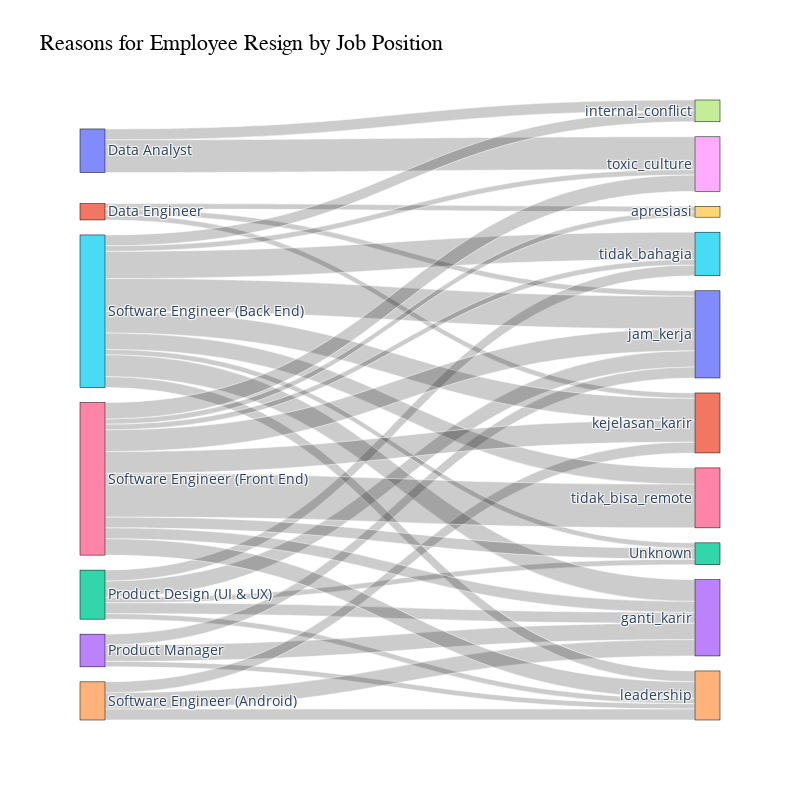

Source (notebook cell):
### Markdown cell above
**Insights**:
- Job Position with the highest percentage of resign is 'Data Analyst' with 100% resign rate.

- Job Position with resign rate *above 50%* other than DA are:
    - Software Engineer (Front End)
    - Product Design (UI & UX)
    - Product Manager

- Job Position with resign rate *below 50%* are:
    - Data Engineer
    - Software Engineer (Android)
    - Software Engineer (Back End)

### Code cell
# Create a new dataframe by grouping  'Pekerjaan' and 'AlasanResign' by 'Resign' column
jobres = data_eda1.groupby(['Pekerjaan', 'AlasanResign'])['Resign'].value_counts().reset_index(name='Total')

# filter the rows where 'Resign' is 'Yes'
jobres = jobres[jobres['Resign']=='Yes']

# Create a dictionary to map unique values to integers for source and target
unique_jobs = jobres['Pekerjaan'].unique()
unique_reasons = jobres['AlasanResign'].unique()
label_list = list(unique_jobs) + list(unique_reasons)
label_dict = {label: index for index, label in enumerate(label_list)}

# Create source, target and values lists
source = jobres['Pekerjaan'].map(label_dict).values
target = jobres['AlasanResign'].map(label_dict).values
value = jobres['Total'].values

# Create the sankey chart
fig = go.Figure(data=[go.Sankey(
    node=dict(
        pad=15,
        thickness=25,
        line=dict(color='black', width=0.5),
        label=label_list,
        # color='red'
    ),
    link=dict(
        source=source,
        target=target,
        value=value,
        # color='blue',
        # hoverinfo='value',
        line=dict(width=0.5, color='white')
    )
)])

fig.update_layout(
    title_text='Reasons for Employee Resign by Job Position',
    title_font=dict(
        family='serif',
        size=22,
        color='black'
    ),
    font_size=13.5,
    width=800,
    height=800 
)

fig.show()

### Figure 1 — Plotly figure (JSON) as saved in the notebook; plotly's stock layout.template omitted (floating-point values rounded to 4 significant figures)
{"data": [{"link": {"line": {"color": "white", "width": 0.5}, "source": [0, 0, 1, 1, 1, 2, 2, 2, 2, 2, 3, 3, 3, 4, 4, 4, 5, 5, 5, 5, 5, 5, 5, 5, 5, 6, 6, 6, 6, 6, 6, 6, 6, 6], "target": [7, 8, 9, 10, 11, 12, 13, 10, 14, 15, 13, 10, 14, 13, 11, 14, 12, 13, 7, 10, 11, 14, 15, 16, 8, 12, 9, 13, 10, 11, 14, 15, 16, 8], "value": [2, 6, 1, 1, 1, 1, 2, 3, 1, 2, 3, 2, 1, 3, 2, 2, 1, 4, 2, 6, 4, 2, 5, 3, 1, 2, 1, 2, 4, 4, 3, 1, 8, 3]}, "node": {"label": ["Data Analyst", "Data Engineer", "Product Design (UI & UX)", "Product Manager", "Software Engineer (Android)", "Software Engineer (Back End)", "Software Engineer (Front End)", "internal_conflict", "toxic_culture", "apresiasi", "jam_kerja", "kejelasan_karir", "Unknown", "ganti_karir", "leadership", "tidak_bahagia", "tidak_bisa_remote"], "line": {"color": "black", "width": 0.5}, "pad": 15, "thickness": 25}, "type": "sankey"}], "layout": {"font": {"size": 13.5}, "height": 800, "title": {"font": {"color": "black", "family": "serif", "size": 22}, "text": "Reasons for Employee Resign by Job Position"}, "width": 800}}
